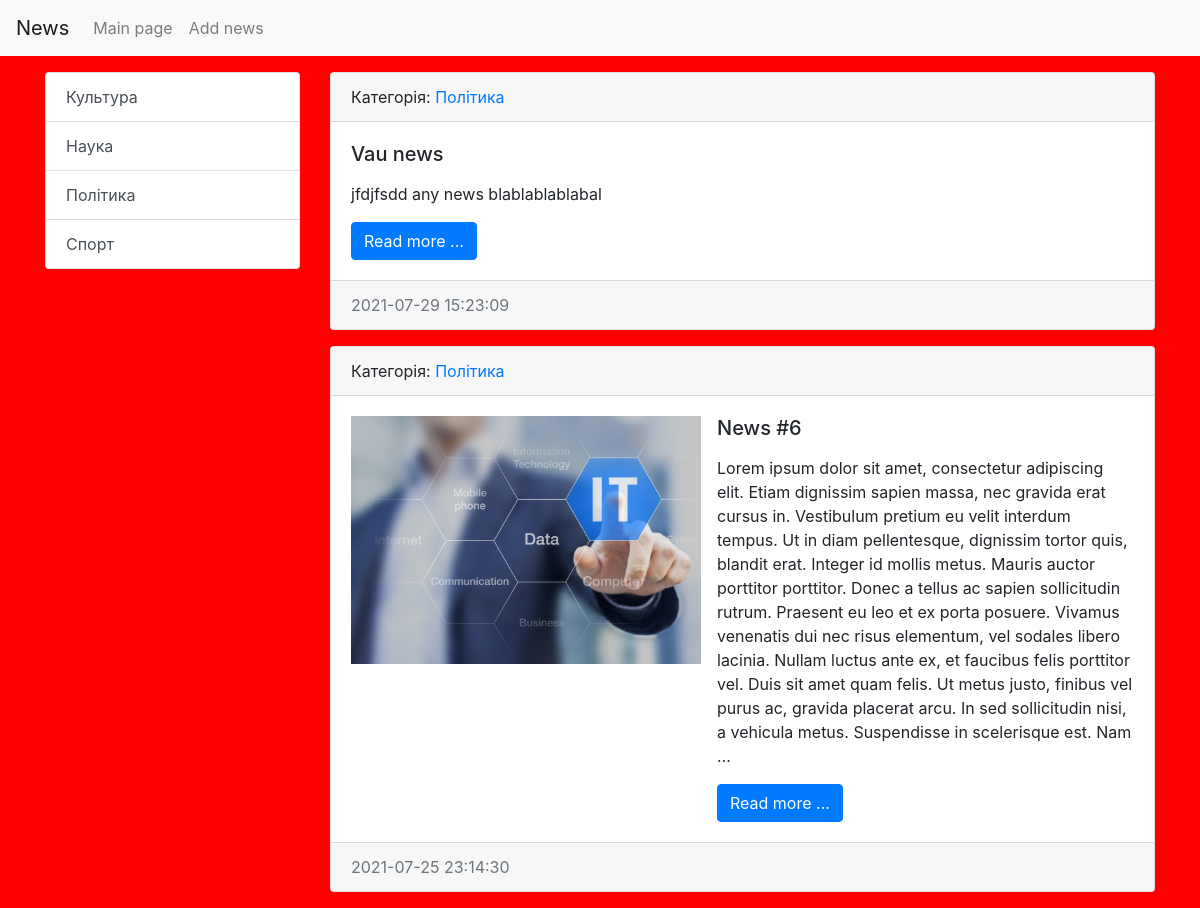
Screenshot of /category/3/ with the database file from the repository.
### news/models.py (models this page shows, shortened)
class Category(models.Model):
    title = models.CharField(max_length=150, db_index=True, verbose_name='Category name')
    def __str__(self):
        return self.title
    def get_absolute_url(self):
        return reverse('category', kwargs = {"category_id": self.pk})
    class Meta:
        verbose_name = 'Категорія'
        verbose_name_plural = 'Категорії'
        ordering = ['title']

class News(models.Model):
    title = models.CharField(max_length=150, verbose_name = 'Name of article')
    content = models.TextField(blank=True)
    created_at = models.DateTimeField(auto_now_add=True, verbose_name='Publish date')
    updated_at = models.DateTimeField(auto_now=True, verbose_name='Update date')
    photo = models.ImageField(upload_to='photos/%y/%m/%d/', blank=True)
    is_published = models.BooleanField(default=True, verbose_name='Is published?')                      # is_published = 1
    category = models.ForeignKey('Category', on_delete=models.PROTECT, null=True, blank=True)
    def get_absolute_url(self):
        return reverse('view_news', kwargs = {"news_id": self.pk})
    class Meta:
        verbose_name = 'Новина'         # singular name of table
        verbose_name_plural = 'Новини'   # plural name
        ordering = ['-created_at']

### news/views.py (the view)
# urls.py: path('category/<int:category_id>/', get_category, name = 'category'),
def get_category(request, category_id):
    news = News.objects.filter(category_id = category_id)
    category = Category.objects.get(pk = category_id)
    context = {
        'news': news,
        'category': category
    }
    return render(request,'news/category.html', context)

### news/templatetags/news_tags.py (called while the page is built)
@register.inclusion_tag('news/list_categories.html')
def show_categories():
    categories = Category.objects.all()
    context = {
        'categories': categories
    }
    return context

### news/templates/news/category.html (shortened to what this page needs)
{% extends 'base.html' %}
{% block sidebar %}
    {% include 'inc/_sidebar.html' %}
{% endblock %}
{% block content %}
    {% for item in news %}
        <div class="card mb-3">
            <div class="card-header">
                Категорія: <a href="{% url 'category' item.category.pk %}">{{ item.category }}</a>
            </div>
            <div class="card-body">
                <div class="media">
                    {% if item.photo %}
                        <img class="mr-3" src="{{ item.photo.url }}" alt="" width="350px"  />
                    {% endif %}
                    <div class="media-body">
                        <h5 class="card-title">{{ item.title }}</h5>
                        <p class="card-text">{{ item.content|linebreaks|truncatewords:100 }}</p>
                        <a href="{{ item.get_absolute_url }}" class="btn btn-primary">Read more ...</a>
                    </div>
                </div>
            </div>
            <div class="card-footer text-muted">
                {{ item.created_at|date:"Y-m-d H:i:s" }}
            </div>
        </div>
    {% endfor %}
{% endblock %}

### news/templates/news/list_categories.html
<div class="list-group">
    {% for item in categories %}
        <a href="{{ item.get_absolute_url }}" class="list-group-item list-group-item-action">
            {{ item.title }}
        </a>
    {% endfor %}
</div>

### news_site/static/css/style.css (style rules this page uses)
body { background-color: red; }

### rows the page displays
Category: title "Культура"
Category: title "Наука"
Category: title "Політика"
Category: title "Спорт"
News: category "Політика", title "Vau news", content "jfdjfsdd any news blablablablabal", created_at "2021-07-29 15:23:09"
News: category "Політика", photo (picture), title "News #6", content "Lorem ipsum dolor sit amet, consectetur adipiscing elit. Etiam dignissim sapien massa, nec gravida erat cursus in. Vestibulum pretium eu velit interdum tempus. Ut in diam pellentesque, dignissim tortor quis, blandit erat. Integer id mollis metus. Mauris auctor porttitor porttitor. Donec a tellus ac sapien sollicitudin rutrum. Praesent eu leo et ex porta posuere. Vivamus venenatis dui nec risus elementum, vel sodales libero lacinia. Nullam luctus ante ex, et faucibus felis porttitor vel. Duis sit amet quam felis. Ut metus justo, finibus vel purus ac, gravida placerat arcu. In sed sollicitudin nisi, a vehicula metus. Suspendisse in scelerisque est. Nam …", created_at "2021-07-25 23:14:30"
